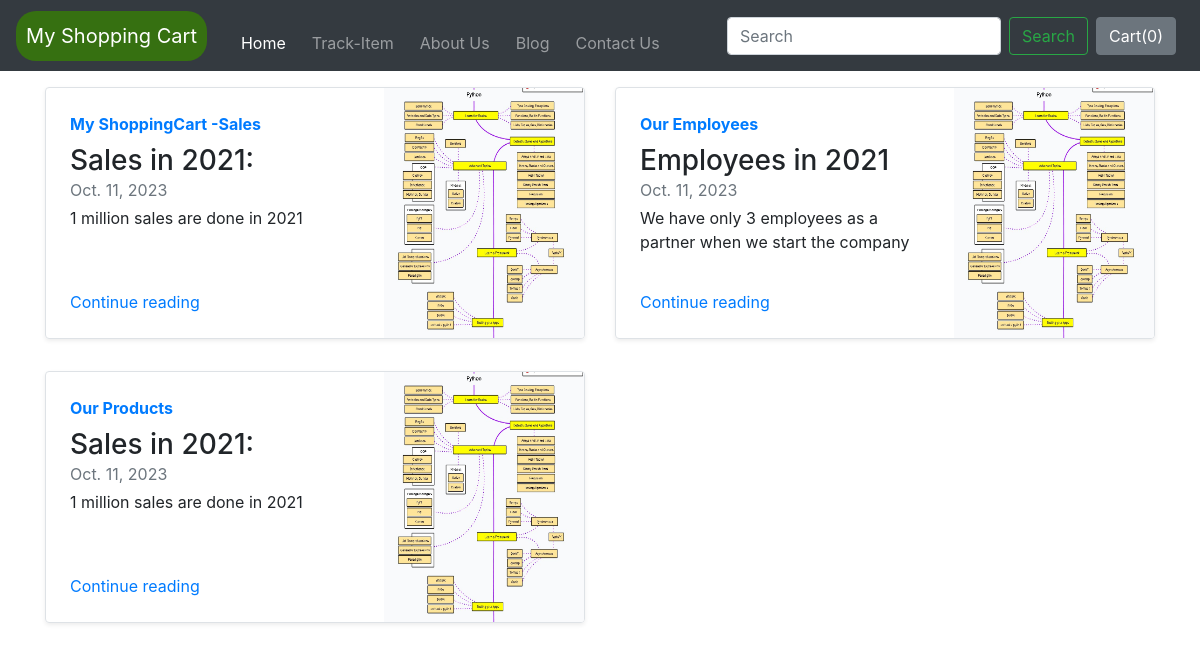
Screenshot of /blog/ with the database file from the repository.
### blog/models.py (models this page shows)
class Blogpost(models.Model):
    post_id = models.AutoField(primary_key=True)
    title = models.CharField(max_length=50)
    head0 = models.CharField(max_length=500, default="")
    chead0 = models.CharField(max_length=5000, default="")
    head1 = models.CharField(max_length=500, default="")
    chead1 = models.CharField(max_length=5000, default="")
    head2 = models.CharField(max_length=500, default="")
    chead2 = models.CharField(max_length=5000, default="")
    pub_date = models.DateField()
    thumbnail = models.ImageField(upload_to='shop/images', default="")
    def __str__(self):
        return self.title

### blog/views.py (the view)
# urls.py: path('',views.index ,name='blogHome'),
def index(request):
    myposts = Blogpost.objects.all()
    print(myposts)
    return render(request,'blog/index.html' , {'myposts':myposts})

### blog/templates/blog/index.html (shortened to what this page needs)
{% extends 'blog/basic.html' %}
{%block body%}
<div class="container mt-3">
<div class="row my-2">
      {% for item in myposts %}
    <div class="col-md-6">
      <div class="row no-gutters border rounded overflow-hidden flex-md-row mb-4 shadow-sm h-md-250 position-relative">
        <div class="col p-4 d-flex flex-column position-static">
          <strong class="d-inline-block mb-2 text-primary">{{ item.title }}</strong>
          <h3 class="mb-0">{{ item.head0}}</h3>
          <div class="mb-1 text-muted">{{ item.pub_date }}</div>
          <p class="card-text mb-auto">{{ item.chead0 }}</p>
          <a href="blogpost/{{ item.post_id }}" class="stretched-link">Continue reading</a>
        </div>
        <div class="col-auto d-none d-lg-block">
          <img src="/media/{{item.thumbnail}}" class="bd-placeholder-img" width="200" height="250">
        </div>
      </div>
    </div>
        {% if forloop.counter|divisibleby:2 %}
    </div><div class="row my-2">
    {% endif %}
    {% endfor %}
  </div>
</div>
{%endblock%}

### blog/templates/blog/basic.html (shortened to what this page needs)
<!doctype html>
<html lang="en">
  <head>
    <link rel="stylesheet" href="https://stackpath.bootstrapcdn.com/bootstrap/4.2.1/css/bootstrap.min.css">
  </head>
  <body>
    <nav class="navbar navbar-expand-lg navbar-dark bg-dark">
  <a class="navbar-brand" href="/">My Shopping Cart</a>
  <div class="collapse navbar-collapse" id="navbarSupportedContent">
    <ul class="navbar-nav mr-auto">
      <li class="nav-item active">
        <a class="nav-link" href="/shop/">Home <span class="sr-only">(current)</span></a>
      </li>
      <li class="nav-item">
        <a class="nav-link" href="/shop/tracker">Track-Item</a>
      </li>
        <li class="nav-item">
        <a class="nav-link" href="/shop/about">About Us</a>
      </li>
        <li class="nav-item">
        <a class="nav-link" href="/blog">Blog</a>
      </li>
        <li class="nav-item">
        <a class="nav-link" href="/shop/contact">Contact Us</a>
      </li>
    </ul>
    <form class="form-inline my-2 my-lg-0">
      <input class="form-control mr-sm-2" type="search" placeholder="Search" aria-label="Search">
      <button class="btn btn-outline-success my-2 my-sm-0" type="submit">Search</button>
    </form>
    <button type="button" class="btn btn-secondary mx-2" id="popcart" data-bs-container="body" data-toggle="popover" data-placement="bottom" data-html="true" data-content="Bottom popover">
      Cart(<span id="cart">0</span>)
</button>
  </div>
</nav>
  {% block body %} {% endblock %}
  </body>
</html>

### rows the page displays
Blogpost: title "My ShoppingCart -Sales", head0 "Sales in 2021:", pub_date "Oct. 11, 2023", chead0 "1 million sales are done in 2021", thumbnail (picture)
Blogpost: title "Our Employees", head0 "Employees in 2021", pub_date "Oct. 11, 2023", chead0 "We have only 3 employees as a partner when we start the company", thumbnail (picture)
Blogpost: title "Our Products", head0 "Sales in 2021:", pub_date "Oct. 11, 2023", chead0 "1 million sales are done in 2021", thumbnail (picture)
